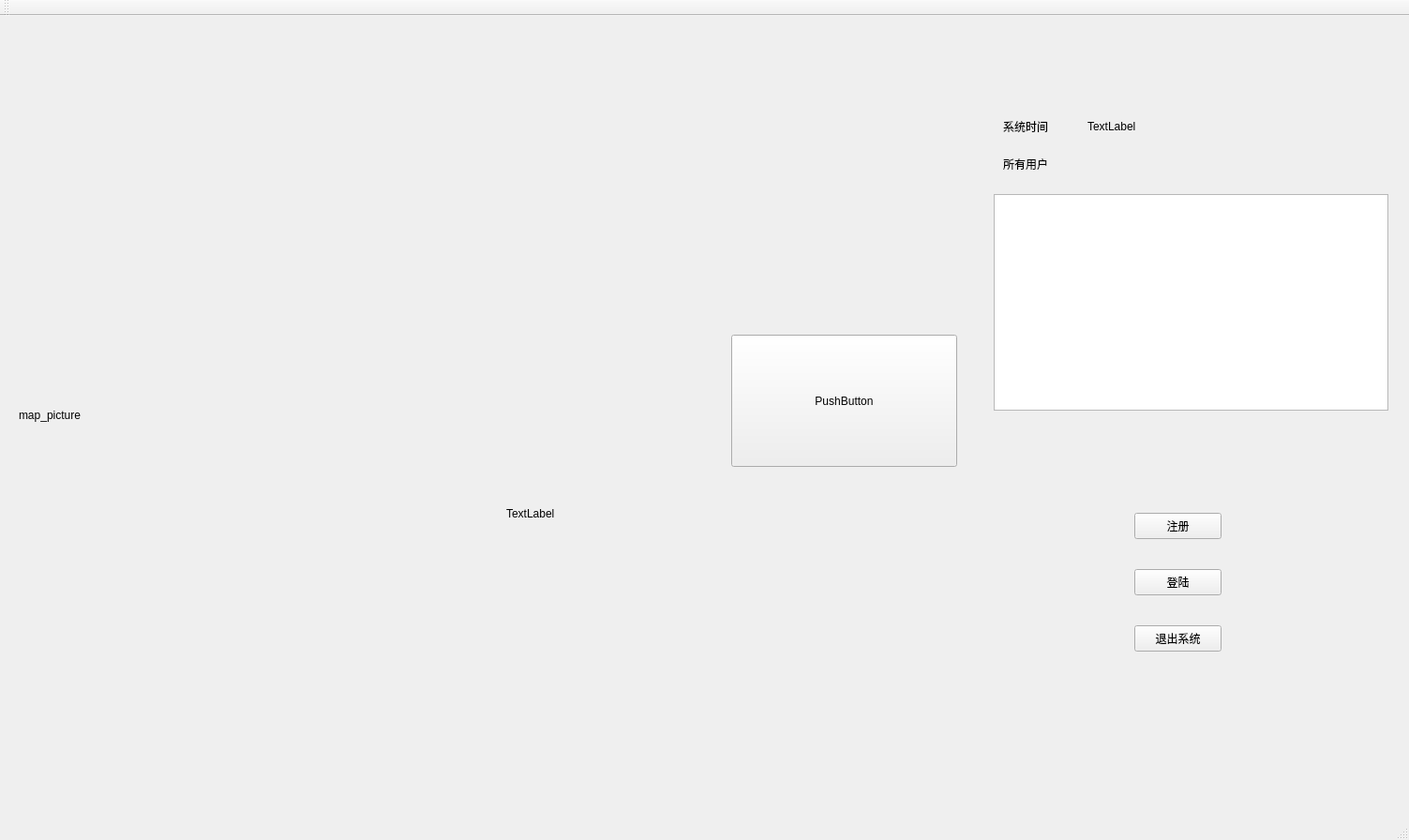
<?xml version="1.0" encoding="UTF-8"?>
<ui version="4.0">
 <class>MainWindow</class>
 <widget class="QMainWindow" name="MainWindow">
  <property name="geometry">
   <rect>
    <x>0</x>
    <y>0</y>
    <width>1503</width>
    <height>896</height>
   </rect>
  </property>
  <property name="windowTitle">
   <string>MainWindow</string>
  </property>
  <widget class="QWidget" name="centralWidget">
   <widget class="QLabel" name="pic_lb">
    <property name="geometry">
     <rect>
      <x>20</x>
      <y>20</y>
      <width>1021</width>
      <height>811</height>
     </rect>
    </property>
    <property name="styleSheet">
     <string notr="true">background-image:url(:/map.jpg)</string>
    </property>
    <property name="text">
     <string>map_picture</string>
    </property>
   </widget>
   <widget class="QLabel" name="lable">
    <property name="geometry">
     <rect>
      <x>1070</x>
      <y>110</y>
      <width>72</width>
      <height>15</height>
     </rect>
    </property>
    <property name="text">
     <string>系统时间</string>
    </property>
   </widget>
   <widget class="QLabel" name="SysTime_lb">
    <property name="geometry">
     <rect>
      <x>1160</x>
      <y>110</y>
      <width>72</width>
      <height>15</height>
     </rect>
    </property>
    <property name="text">
     <string>TextLabel</string>
    </property>
   </widget>
   <widget class="QLabel" name="allUser_lb">
    <property name="geometry">
     <rect>
      <x>1070</x>
      <y>150</y>
      <width>72</width>
      <height>15</height>
     </rect>
    </property>
    <property name="text">
     <string>所有用户</string>
    </property>
   </widget>
   <widget class="QTableWidget" name="allUser_tb">
    <property name="geometry">
     <rect>
      <x>1060</x>
      <y>190</y>
      <width>421</width>
      <height>231</height>
     </rect>
    </property>
   </widget>
   <widget class="QPushButton" name="signUp_btn">
    <property name="geometry">
     <rect>
      <x>1210</x>
      <y>530</y>
      <width>93</width>
      <height>28</height>
     </rect>
    </property>
    <property name="text">
     <string>注册</string>
    </property>
   </widget>
   <widget class="QPushButton" name="signIn_btn">
    <property name="geometry">
     <rect>
      <x>1210</x>
      <y>590</y>
      <width>93</width>
      <height>28</height>
     </rect>
    </property>
    <property name="text">
     <string>登陆</string>
    </property>
   </widget>
   <widget class="QPushButton" name="exitSys_btn">
    <property name="geometry">
     <rect>
      <x>1210</x>
      <y>650</y>
      <width>93</width>
      <height>28</height>
     </rect>
    </property>
    <property name="text">
     <string>退出系统</string>
    </property>
   </widget>
   <widget class="QLabel" name="label">
    <property name="geometry">
     <rect>
      <x>540</x>
      <y>480</y>
      <width>121</width>
      <height>101</height>
     </rect>
    </property>
    <property name="text">
     <string>TextLabel</string>
    </property>
   </widget>
   <widget class="QPushButton" name="pushButton">
    <property name="geometry">
     <rect>
      <x>780</x>
      <y>340</y>
      <width>241</width>
      <height>141</height>
     </rect>
    </property>
    <property name="text">
     <string>PushButton</string>
    </property>
   </widget>
  </widget>
  <widget class="QMenuBar" name="menuBar">
   <property name="geometry">
    <rect>
     <x>0</x>
     <y>0</y>
     <width>1503</width>
     <height>23</height>
    </rect>
   </property>
  </widget>
  <widget class="QToolBar" name="mainToolBar">
   <attribute name="toolBarArea">
    <enum>TopToolBarArea</enum>
   </attribute>
   <attribute name="toolBarBreak">
    <bool>false</bool>
   </attribute>
  </widget>
  <widget class="QStatusBar" name="statusBar"/>
 </widget>
 <layoutdefault spacing="6" margin="11"/>
 <resources/>
 <connections/>
</ui>
